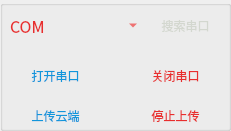
  <widget class="QGroupBox" name="groupBox_8">
   <property name="geometry">
    <rect>
     <x>0</x>
     <y>150</y>
     <width>231</width>
     <height>131</height>
    </rect>
   </property>
   <property name="styleSheet">
    <string notr="true">border-top-color: rgb(98, 114, 255);</string>
   </property>
   <property name="title">
    <string/>
   </property>
   <widget class="QLabel" name="label_3">
    <property name="geometry">
     <rect>
      <x>10</x>
      <y>10</y>
      <width>51</width>
      <height>31</height>
     </rect>
    </property>
    <property name="font">
     <font>
      <family>Noto Sans CJK SC</family>
      <pointsize>12</pointsize>
     </font>
    </property>
    <property name="styleSheet">
     <string notr="true">QLabel
{
	color: rgb(232, 46, 46)
}</string>
    </property>
    <property name="text">
     <string>COM</string>
    </property>
   </widget>
   <widget class="QComboBox" name="com">
    <property name="geometry">
     <rect>
      <x>60</x>
      <y>10</y>
      <width>81</width>
      <height>31</height>
     </rect>
    </property>
    <property name="styleSheet">
     <string notr="true">QComboBox {
                	background: transparent; 
					border: none; 
					color: rgb(239, 41, 41);
            }

</string>
    </property>
   </widget>
   <widget class="QPushButton" name="close_serialport">
    <property name="geometry">
     <rect>
      <x>120</x>
      <y>60</y>
      <width>111</width>
      <height>31</height>
     </rect>
    </property>
    <property name="cursor">
     <cursorShape>ClosedHandCursor</cursorShape>
    </property>
    <property name="styleSheet">
     <string notr="true">QPushButton
{
	background: transparent; 
	border: none; 
	color:rgb(232, 46, 46)

}</string>
    </property>
    <property name="text">
     <string>关闭串口</string>
    </property>
    <property name="icon">
     <iconset resource="icon.qrc">
      <normaloff>:/关闭.png</normaloff>:/关闭.png</iconset>
    </property>
    <property name="iconSize">
     <size>
      <width>18</width>
      <height>18</height>
     </size>
    </property>
   </widget>
   <widget class="QPushButton" name="open_serialport">
    <property name="geometry">
     <rect>
      <x>0</x>
      <y>60</y>
      <width>111</width>
      <height>31</height>
     </rect>
    </property>
    <property name="cursor">
     <cursorShape>OpenHandCursor</cursorShape>
    </property>
    <property name="styleSheet">
     <string notr="true">QPushButton
{
	background: transparent; 
	border: none; 
	color: rgb(18, 150, 219)

}</string>
    </property>
    <property name="text">
     <string>打开串口</string>
    </property>
    <property name="icon">
     <iconset resource="icon.qrc">
      <normaloff>:/打开.png</normaloff>:/打开.png</iconset>
    </property>
    <property name="iconSize">
     <size>
      <width>18</width>
      <height>18</height>
     </size>
    </property>
   </widget>
   <widget class="QPushButton" name="start_send">
    <property name="geometry">
     <rect>
      <x>0</x>
      <y>100</y>
      <width>111</width>
      <height>31</height>
     </rect>
    </property>
    <property name="cursor">
     <cursorShape>OpenHandCursor</cursorShape>
    </property>
    <property name="styleSheet">
     <string notr="true">QPushButton
{
	background: transparent; 
	border: none; 
	color: rgb(18, 150, 219)

}</string>
    </property>
    <property name="text">
     <string>上传云端</string>
    </property>
    <property name="icon">
     <iconset resource="icon.qrc">
      <normaloff>:/4/yun.png</normaloff>:/4/yun.png</iconset>
    </property>
    <property name="iconSize">
     <size>
      <width>24</width>
      <height>24</height>
     </size>
    </property>
   </widget>
   <widget class="QPushButton" name="close_send">
    <property name="geometry">
     <rect>
      <x>120</x>
      <y>100</y>
      <width>111</width>
      <height>31</height>
     </rect>
    </property>
    <property name="cursor">
     <cursorShape>ClosedHandCursor</cursorShape>
    </property>
    <property name="styleSheet">
     <string notr="true">QPushButton
{
	background: transparent; 
	border: none; 
	color: rgb(232, 46, 46)

}</string>
    </property>
    <property name="text">
     <string>停止上传</string>
    </property>
    <property name="icon">
     <iconset resource="icon.qrc">
      <normaloff>:/stop it.png</normaloff>:/stop it.png</iconset>
    </property>
    <property name="iconSize">
     <size>
      <width>18</width>
      <height>18</height>
     </size>
    </property>
   </widget>
   <widget class="QPushButton" name="sousuo">
    <property name="geometry">
     <rect>
      <x>140</x>
      <y>10</y>
      <width>91</width>
      <height>31</height>
     </rect>
    </property>
    <property name="cursor">
     <cursorShape>PointingHandCursor</cursorShape>
    </property>
    <property name="styleSheet">
     <string notr="true">QPushButton
{
	background: transparent; 
	border: none; 
	color: rgb(211, 215, 207);

}</string>
    </property>
    <property name="text">
     <string>搜索串口</string>
    </property>
    <property name="icon">
     <iconset resource="icon.qrc">
      <normaloff>:/串口.png</normaloff>:/串口.png</iconset>
    </property>
    <property name="iconSize">
     <size>
      <width>18</width>
      <height>18</height>
     </size>
    </property>
   </widget>
  </widget>
